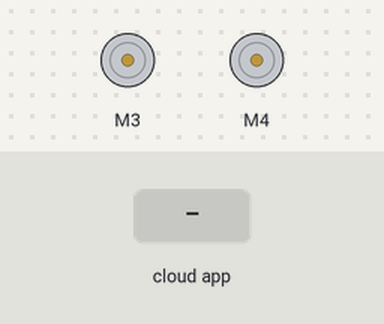
The sketch below on a simulated Arduino Uno, built with avr-gcc and run on an emulated ATmega328P. Shown: 2 × DC motor (green arrow = forward, orange = backward, longer = faster). The inputs (shaded band) are chosen by the test bench. The ROS host is connected and sends only what is stated.

Above: at 1.2 s.
1.3 s: the phone or cloud app sets linear.x to -100
At 2.4 s:
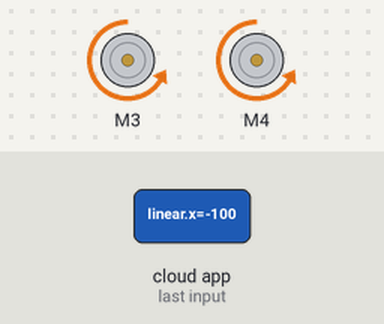
2.8 s: the phone or cloud app sets linear.x to 100
At 3.6 s:
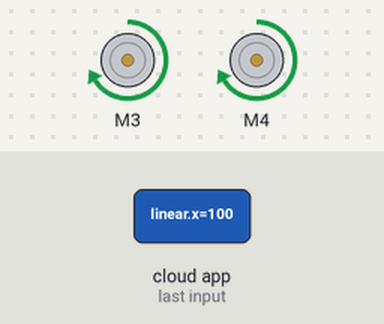
4.3 s: the phone or cloud app sets linear.x to 0
At 4.7 s:
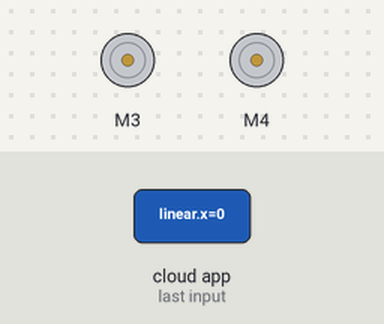
5.8 s: the phone or cloud app sets angular.z to -100
At 7.0 s:
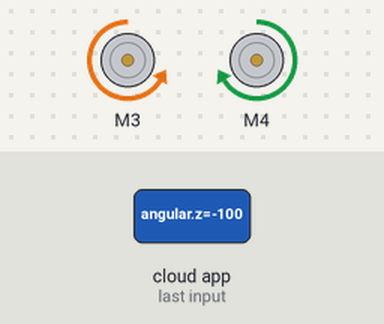
7.3 s: the phone or cloud app sets angular.z to 100
At 8.2 s:
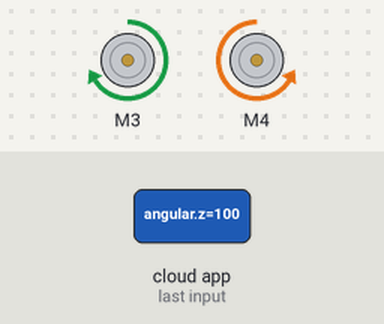
8.8 s: the phone or cloud app sets angular.z to 0
At 9.3 s:
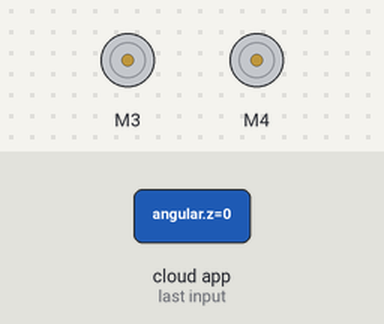
Timing chart, 0 to 11.3 s (numbered marks = the images above; inputs shaded):
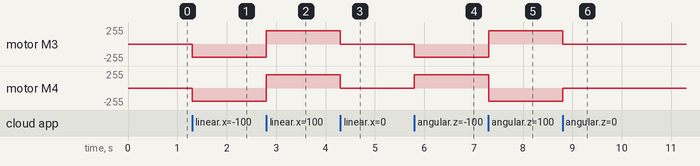

The sketch:

3-17_geometry_msga.ino
```cpp
#include <AFMotor.h>

int Vl,Vr,kl,kr;

#include <ros.h>
#include <std_msgs/String.h>
#include <geometry_msgs/Twist.h>
ros::NodeHandle  nh;

//モーターボードの3,4を使用しているため
AF_DCMotor motor3(3, MOTOR12_64KHZ); // create motor #3, 64KHz pwm
AF_DCMotor motor4(4, MOTOR12_64KHZ); // create motor #4, 64KHz pwm


void MotorCmdCallback(const geometry_msgs::Twist& msg){
//  Vl = msg.linear.x+0.13/2*msg.angular.z;
//  Vr = msg.linear.x-0.13/2*msg.angular.z;
//  Vl = kl*Vl;
//  Vr = kr*Vr;

  if (msg.linear.x>0){
    motor3.run(FORWARD);      // forward
    motor4.run(FORWARD);
    }
  else if (msg.linear.x<0){
    motor3.run(BACKWARD);     // backward
    motor4.run(BACKWARD);
  }
  else if (msg.angular.z>0){
    motor3.run(FORWARD);      // turn right
    motor4.run(BACKWARD);
    }
  else if (msg.angular.z<0){
    motor3.run(BACKWARD);     // turn left
    motor4.run(FORWARD);
    }
  else{
    motor3.run(RELEASE);      // stopped
    motor4.run(RELEASE);
    }
}

ros::Subscriber<geometry_msgs::Twist> sub("cmd_vel", MotorCmdCallback);


void setup() {
  //Serial.begin(9600);           // set up Serial library at 9600 bps
  //Serial.println("Motor test!");//↑rosserialはserial.beginをコメントアウトしないと使用できない（XCTUの設定で回避可能？）

  motor3.setSpeed(200);     // set the speed to 200/255
  motor4.setSpeed(200);     // set the speed to 200/255

  nh.initNode();
  nh.subscribe(sub);

}

void loop() {
  nh.spinOnce();
  delay(1);
}
```

Measured:
- after the input at 1.3 s, motor M3, motor M4: stopped → backward 200/255 at once
- after the input at 2.8 s, motor M3, motor M4: backward 200/255 → forward 200/255 at once
- after the input at 4.3 s, motor M3, motor M4: forward 200/255 → stopped at once
- after the input at 5.8 s, motor M3: stopped → backward 200/255 at once; motor M4: stopped → forward 200/255 at once
- after the input at 7.3 s, motor M3: backward 200/255 → forward 200/255 at once; motor M4: forward 200/255 → backward 200/255 at once
- after the input at 8.8 s, motor M3: forward 200/255 → stopped at once; motor M4: backward 200/255 → stopped at once
